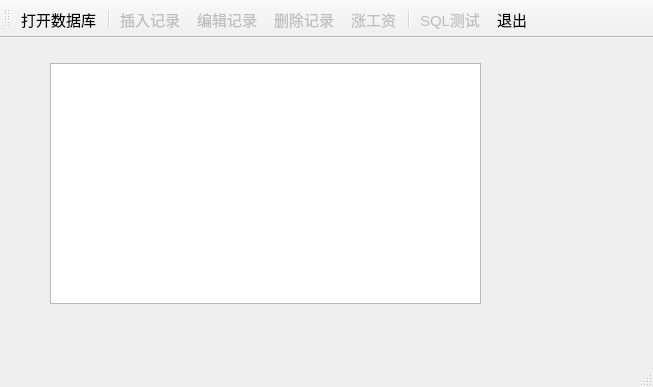
<?xml version="1.0" encoding="UTF-8"?>
<ui version="4.0">
 <class>MainWindow</class>
 <widget class="QMainWindow" name="MainWindow">
  <property name="geometry">
   <rect>
    <x>0</x>
    <y>0</y>
    <width>653</width>
    <height>387</height>
   </rect>
  </property>
  <property name="font">
   <font>
    <pointsize>11</pointsize>
   </font>
  </property>
  <property name="windowTitle">
   <string>Demo7_3, QSqlQuery的使用</string>
  </property>
  <widget class="QWidget" name="centralWidget">
   <widget class="QTableView" name="tableView">
    <property name="geometry">
     <rect>
      <x>50</x>
      <y>25</y>
      <width>431</width>
      <height>241</height>
     </rect>
    </property>
    <property name="selectionMode">
     <enum>QAbstractItemView::SingleSelection</enum>
    </property>
    <property name="selectionBehavior">
     <enum>QAbstractItemView::SelectRows</enum>
    </property>
   </widget>
  </widget>
  <widget class="QMenuBar" name="menuBar">
   <property name="geometry">
    <rect>
     <x>0</x>
     <y>0</y>
     <width>653</width>
     <height>23</height>
    </rect>
   </property>
  </widget>
  <widget class="QStatusBar" name="statusBar"/>
  <widget class="QToolBar" name="mainToolBar">
   <property name="toolButtonStyle">
    <enum>Qt::ToolButtonTextUnderIcon</enum>
   </property>
   <attribute name="toolBarArea">
    <enum>TopToolBarArea</enum>
   </attribute>
   <attribute name="toolBarBreak">
    <bool>false</bool>
   </attribute>
   <addaction name="actOpenDB"/>
   <addaction name="separator"/>
   <addaction name="actRecInsert"/>
   <addaction name="actRecEdit"/>
   <addaction name="actRecDelete"/>
   <addaction name="actScan"/>
   <addaction name="separator"/>
   <addaction name="actTestSQL"/>
   <addaction name="actQuit"/>
  </widget>
  <action name="actOpenDB">
   <property name="icon">
    <iconset resource="res.qrc">
     <normaloff>:/icons/images/open3.bmp</normaloff>:/icons/images/open3.bmp</iconset>
   </property>
   <property name="text">
    <string>打开数据库</string>
   </property>
   <property name="toolTip">
    <string>打开数据库</string>
   </property>
  </action>
  <action name="actQuit">
   <property name="icon">
    <iconset resource="res.qrc">
     <normaloff>:/icons/images/exit.bmp</normaloff>:/icons/images/exit.bmp</iconset>
   </property>
   <property name="text">
    <string>退出</string>
   </property>
   <property name="toolTip">
    <string>退出</string>
   </property>
  </action>
  <action name="actRecInsert">
   <property name="enabled">
    <bool>false</bool>
   </property>
   <property name="icon">
    <iconset resource="res.qrc">
     <normaloff>:/icons/images/306.bmp</normaloff>:/icons/images/306.bmp</iconset>
   </property>
   <property name="text">
    <string>插入记录</string>
   </property>
   <property name="toolTip">
    <string>插入记录</string>
   </property>
  </action>
  <action name="actRecDelete">
   <property name="enabled">
    <bool>false</bool>
   </property>
   <property name="icon">
    <iconset resource="res.qrc">
     <normaloff>:/icons/images/delete1.bmp</normaloff>:/icons/images/delete1.bmp</iconset>
   </property>
   <property name="text">
    <string>删除记录</string>
   </property>
   <property name="toolTip">
    <string>删除记录</string>
   </property>
  </action>
  <action name="actRecEdit">
   <property name="enabled">
    <bool>false</bool>
   </property>
   <property name="icon">
    <iconset resource="res.qrc">
     <normaloff>:/icons/images/812.bmp</normaloff>:/icons/images/812.bmp</iconset>
   </property>
   <property name="text">
    <string>编辑记录</string>
   </property>
   <property name="toolTip">
    <string>编辑记录</string>
   </property>
  </action>
  <action name="actScan">
   <property name="enabled">
    <bool>false</bool>
   </property>
   <property name="icon">
    <iconset resource="res.qrc">
     <normaloff>:/icons/images/up.bmp</normaloff>:/icons/images/up.bmp</iconset>
   </property>
   <property name="text">
    <string>涨工资</string>
   </property>
   <property name="toolTip">
    <string>涨工资</string>
   </property>
  </action>
  <action name="actTestSQL">
   <property name="enabled">
    <bool>false</bool>
   </property>
   <property name="icon">
    <iconset resource="res.qrc">
     <normaloff>:/icons/images/828.bmp</normaloff>:/icons/images/828.bmp</iconset>
   </property>
   <property name="text">
    <string>SQL测试</string>
   </property>
   <property name="toolTip">
    <string>SQL语句测试</string>
   </property>
  </action>
 </widget>
 <layoutdefault spacing="6" margin="11"/>
 <resources>
  <include location="res.qrc"/>
 </resources>
 <connections>
  <connection>
   <sender>actQuit</sender>
   <signal>triggered()</signal>
   <receiver>MainWindow</receiver>
   <slot>close()</slot>
   <hints>
    <hint type="sourcelabel">
     <x>-1</x>
     <y>-1</y>
    </hint>
    <hint type="destinationlabel">
     <x>274</x>
     <y>184</y>
    </hint>
   </hints>
  </connection>
 </connections>
</ui>
